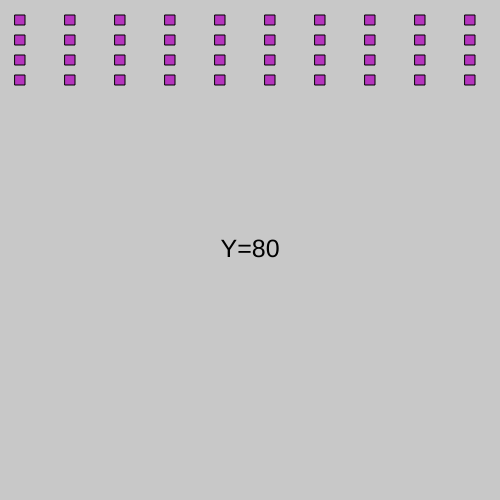
Frame 1 (no input)
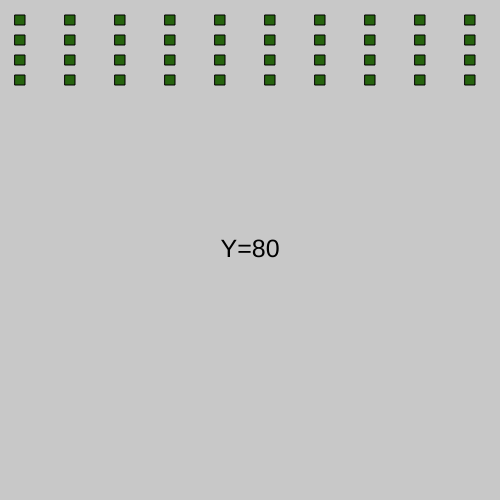
Frame 60 (no input)
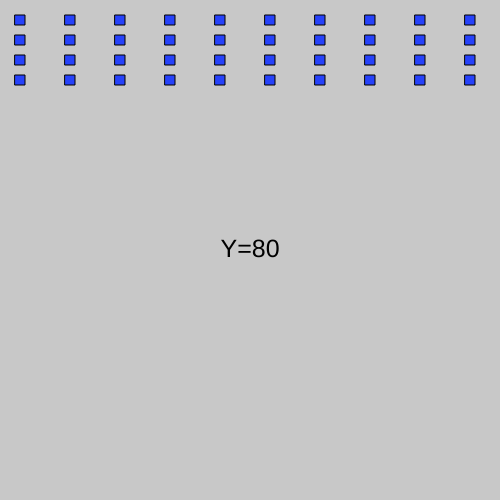
Frame 120 (the mouse pressed at the canvas centre since frame 60)

The p5.js sketch that drew these frames (run headless with seeded random() and noise() and a simulated clock; from frame 60 on, the mouse is pressed at the canvas centre):

// p5.js sketch
// ── sketch.js
/* DISPLAYS A FLASHING GRID OF SQUARES 
   1. Can you make a each row a different color or shape? 
   2. Can you construct the whole grid? 
*/

// Initialise variables - available to every function
let mySize = 10; // Size of the squares 
let myPad = 10;    // Padding size 

function setup() {
    createCanvas(500, 500); // canvas width/height
    rectMode(CENTER); // Rectangle coords from the center
}

function draw(){
  // Create a grey background
  background(200); 

  // Set a random fill color 
  let r = random(255);
  let g = random(255);
  let b = random(255);  
  fill(r, g, b); 

  // Setup first value of y
  let y = mySize+myPad;

  // Generate 1st row of squares 
  rect(20, y, mySize); 
  rect(70, y, mySize); 
  rect(120, y, mySize); 
  rect(170, y, mySize); 
  rect(220, y, mySize); 
  rect(270, y, mySize); 
  rect(320, y, mySize); 
  rect(370, y, mySize); 
  rect(420, y, mySize); 
  rect(470, y, mySize); 

  // Generate 2nd row of squares 
  y = y+mySize+myPad;
  rect(20, y, mySize); 
  rect(70, y, mySize); 
  rect(120, y, mySize); 
  rect(170, y, mySize); 
  rect(220, y, mySize); 
  rect(270, y, mySize); 
  rect(320, y, mySize); 
  rect(370, y, mySize); 
  rect(420, y, mySize); 
  rect(470, y, mySize); 

  // Generate 3rd row of squares etc. 
  y = y+mySize+myPad;
  rect(20, y, mySize); 
  rect(70, y, mySize); 
  rect(120, y, mySize); 
  rect(170, y, mySize); 
  rect(220, y, mySize); 
  rect(270, y, mySize); 
  rect(320, y, mySize); 
  rect(370, y, mySize); 
  rect(420, y, mySize); 
  rect(470, y, mySize); 

  // Generate 3rd row of squares etc. 
  y = y+mySize+myPad;
  rect(20, y, mySize); 
  rect(70, y, mySize); 
  rect(120, y, mySize); 
  rect(170, y, mySize); 
  rect(220, y, mySize); 
  rect(270, y, mySize); 
  rect(320, y, mySize); 
  rect(370, y, mySize); 
  rect(420, y, mySize); 
  rect(470, y, mySize); 

  // Add some text
  let myText = "Y="+y; 
  fill(0);
  textSize(width/20);
  textAlign(CENTER, CENTER);
  text(myText,width/2, width/2);
}
